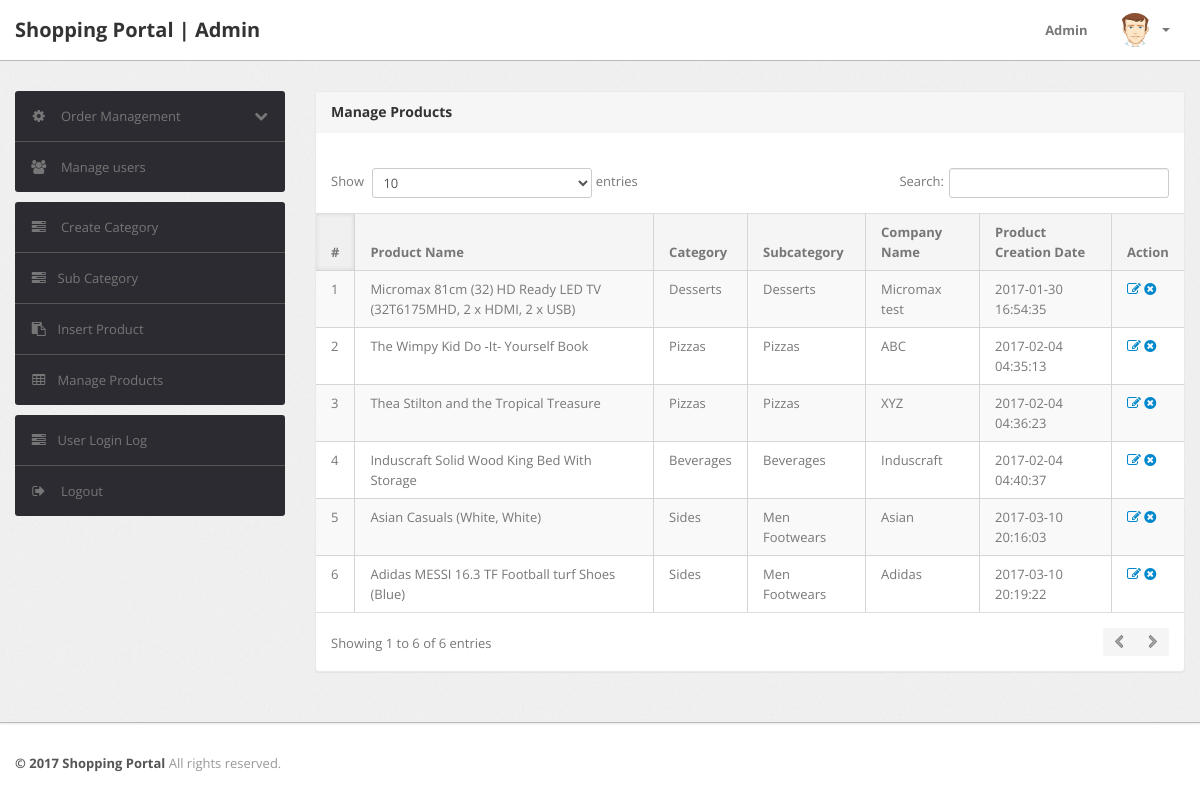
The page /admin/manage-products.php (signed in) on the database as committed earlier.
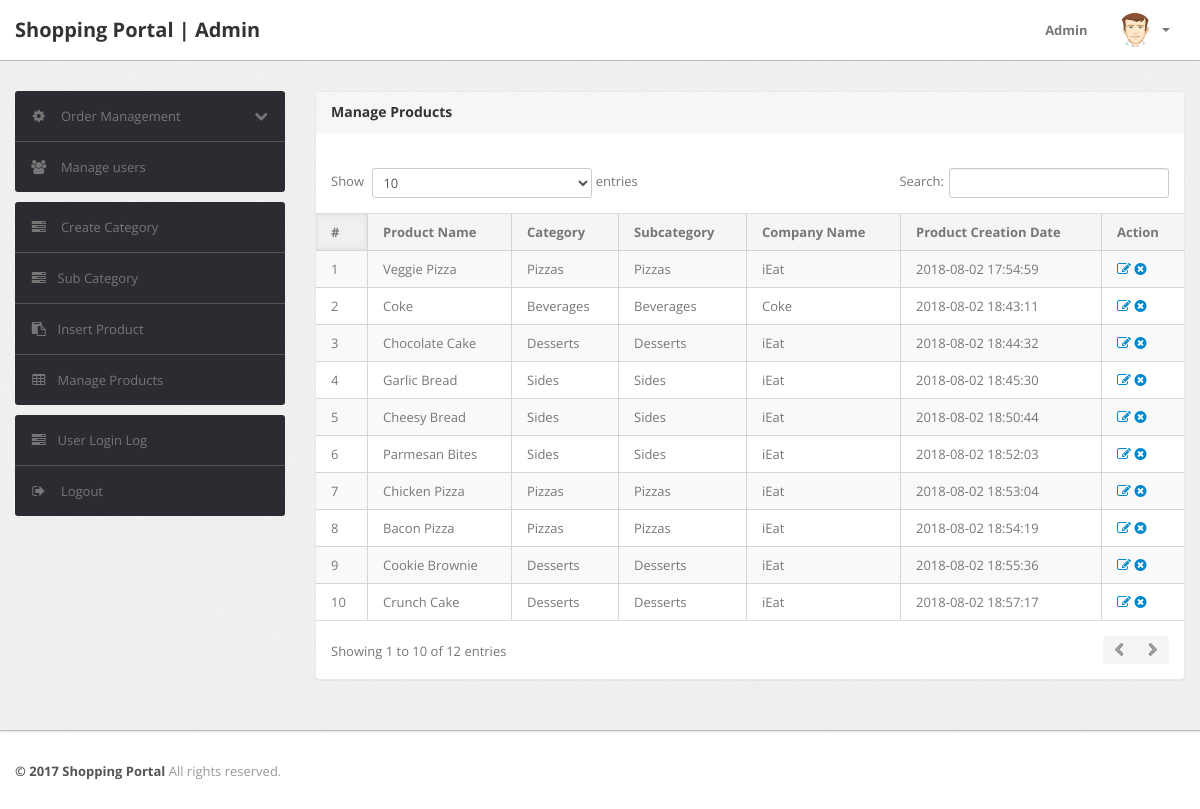
The same page on the database as committed later.
### tables this page shows
CREATE TABLE `products` (
  `id` int(11) NOT NULL,
  `category` int(11) NOT NULL,
  `subCategory` int(11) DEFAULT NULL,
  `productName` varchar(255) DEFAULT NULL,
  `productCompany` varchar(255) DEFAULT NULL,
  `productPrice` int(11) DEFAULT NULL,
  `productPriceBeforeDiscount` int(11) DEFAULT NULL,
  `productDescription` longtext,
  `productImage1` varchar(255) DEFAULT NULL,
  `productImage2` varchar(255) DEFAULT NULL,
  `productImage3` varchar(255) DEFAULT NULL,
  `shippingCharge` int(11) DEFAULT NULL,
  `productAvailability` varchar(255) DEFAULT NULL,
  `postingDate` timestamp NULL DEFAULT CURRENT_TIMESTAMP,
  `updationDate` varchar(255) DEFAULT NULL
);

CREATE TABLE `category` (
  `id` int(11) NOT NULL,
  `categoryName` varchar(255) DEFAULT NULL,
  `categoryDescription` longtext,
  `creationDate` timestamp NOT NULL DEFAULT CURRENT_TIMESTAMP,
  `updationDate` varchar(255) DEFAULT NULL
);

CREATE TABLE `subcategory` (
  `id` int(11) NOT NULL,
  `categoryid` int(11) DEFAULT NULL,
  `subcategory` varchar(255) DEFAULT NULL,
  `creationDate` timestamp NULL DEFAULT CURRENT_TIMESTAMP,
  `updationDate` varchar(255) DEFAULT NULL
);

### admin/manage-products.php (the view, shortened to what this page needs)
<?php
include('include/config.php');
if(strlen($_SESSION['alogin'])==0)
	{
header('location:index.php');
}
else{
?>
<!DOCTYPE html>
<html lang="en">
<head>
	<link type="text/css" href="bootstrap/css/bootstrap.min.css" rel="stylesheet">
	<link type="text/css" href="bootstrap/css/bootstrap-responsive.min.css" rel="stylesheet">
	<link type="text/css" href="css/theme.css" rel="stylesheet">
	<link type="text/css" href="images/icons/css/font-awesome.css" rel="stylesheet">
</head>
<body>
<?php include('include/header.php');?>
	<div class="wrapper">
		<div class="container">
			<div class="row">
<?php include('include/sidebar.php');?>
			<div class="span9">
					<div class="content">
	<div class="module">
							<div class="module-head">
								<h3>Manage Products</h3>
							</div>
							<div class="module-body table">
									<br />
								<table cellpadding="0" cellspacing="0" border="0" class="datatable-1 table table-bordered table-striped	 display" width="100%">
									<thead>
										<tr>
											<th>#</th>
											<th>Product Name</th>
											<th>Category </th>
											<th>Subcategory</th>
											<th>Company Name</th>
											<th>Product Creation Date</th>
											<th>Action</th>
										</tr>
									</thead>
									<tbody>
<?php $query=mysqli_query($con,"select products.*,category.categoryName,subcategory.subcategory from products join category on category.id=products.category join subcategory on subcategory.id=products.subCategory");
$cnt=1;
while($row=mysqli_fetch_array($query))
{
?>
										<tr>
											<td><?php echo htmlentities($cnt);?></td>
											<td><?php echo htmlentities($row['productName']);?></td>
											<td><?php echo htmlentities($row['categoryName']);?></td>
											<td> <?php echo htmlentities($row['subcategory']);?></td>
											<td><?php echo htmlentities($row['productCompany']);?></td>
											<td><?php echo htmlentities($row['postingDate']);?></td>
											<td>
											<a href="edit-products.php?id=<?php echo $row['id']?>" ><i class="icon-edit"></i></a>
											<a href="manage-products.php?id=<?php echo $row['id']?>&del=delete" onClick="return confirm('Are you sure you want to delete?')"><i class="icon-remove-sign"></i></a></td>
										</tr>
										<?php $cnt=$cnt+1; } ?>
								</table>
							</div>
						</div>
					</div>
				</div>
			</div>
		</div>
	</div>
<?php include('include/footer.php');?>
</body>
<?php } ?>

Rows that differ between the two databases and show on the page:
removed products: productName "Micromax 81cm (32) HD Ready LED TV (32T6175MHD, 2 x HDMI, 2 x USB)", category.categoryName "Desserts", subcategory.subcategory "Desserts", productCompany "Micromax test", postingDate "2017-01-30 16:54:35"
removed products: productName "The Wimpy Kid Do -It- Yourself Book", category.categoryName "Pizzas", subcategory.subcategory "Pizzas", productCompany "ABC", postingDate "2017-02-04 04:35:13"
removed products: productName "Thea Stilton and the Tropical Treasure", category.categoryName "Pizzas", subcategory.subcategory "Pizzas", productCompany "XYZ", postingDate "2017-02-04 04:36:23"
removed products: productName "Induscraft Solid Wood King Bed With Storage", category.categoryName "Beverages", subcategory.subcategory "Beverages", productCompany "Induscraft", postingDate "2017-02-04 04:40:37"
removed products: productName "Asian Casuals (White, White)", category.categoryName "Sides", subcategory.subcategory "Men Footwears", productCompany "Asian", postingDate "2017-03-10 20:16:03"
removed products: productName "Adidas MESSI 16.3 TF Football turf Shoes (Blue)", category.categoryName "Sides", subcategory.subcategory "Men Footwears", productCompany "Adidas", postingDate "2017-03-10 20:19:22"
added products: productName "Veggie Pizza", category.categoryName "Pizzas", subcategory.subcategory "Pizzas", productCompany "iEat", postingDate "2018-08-02 17:54:59"
added products: productName "Coke", category.categoryName "Beverages", subcategory.subcategory "Beverages", productCompany "Coke", postingDate "2018-08-02 18:43:11"
added products: productName "Chocolate Cake", category.categoryName "Desserts", subcategory.subcategory "Desserts", productCompany "iEat", postingDate "2018-08-02 18:44:32"
added products: productName "Garlic Bread", category.categoryName "Sides", subcategory.subcategory "Sides", productCompany "iEat", postingDate "2018-08-02 18:45:30"
added products: productName "Cheesy Bread", category.categoryName "Sides", subcategory.subcategory "Sides", productCompany "iEat", postingDate "2018-08-02 18:50:44"
added products: productName "Parmesan Bites", category.categoryName "Sides", subcategory.subcategory "Sides", productCompany "iEat", postingDate "2018-08-02 18:52:03"
added products: productName "Chicken Pizza", category.categoryName "Pizzas", subcategory.subcategory "Pizzas", productCompany "iEat", postingDate "2018-08-02 18:53:04"
added products: productName "Bacon Pizza", category.categoryName "Pizzas", subcategory.subcategory "Pizzas", productCompany "iEat", postingDate "2018-08-02 18:54:19"
added products: productName "Cookie Brownie", category.categoryName "Desserts", subcategory.subcategory "Desserts", productCompany "iEat", postingDate "2018-08-02 18:55:36"
added products: productName "Crunch Cake", category.categoryName "Desserts", subcategory.subcategory "Desserts", productCompany "iEat", postingDate "2018-08-02 18:57:17"
Other text that changed with them:
text written by a page script: "Show entries Search: Showing 1 to 6 of 6 entries" → "Show entries Search: Showing 1 to 10 of 12 entries"
